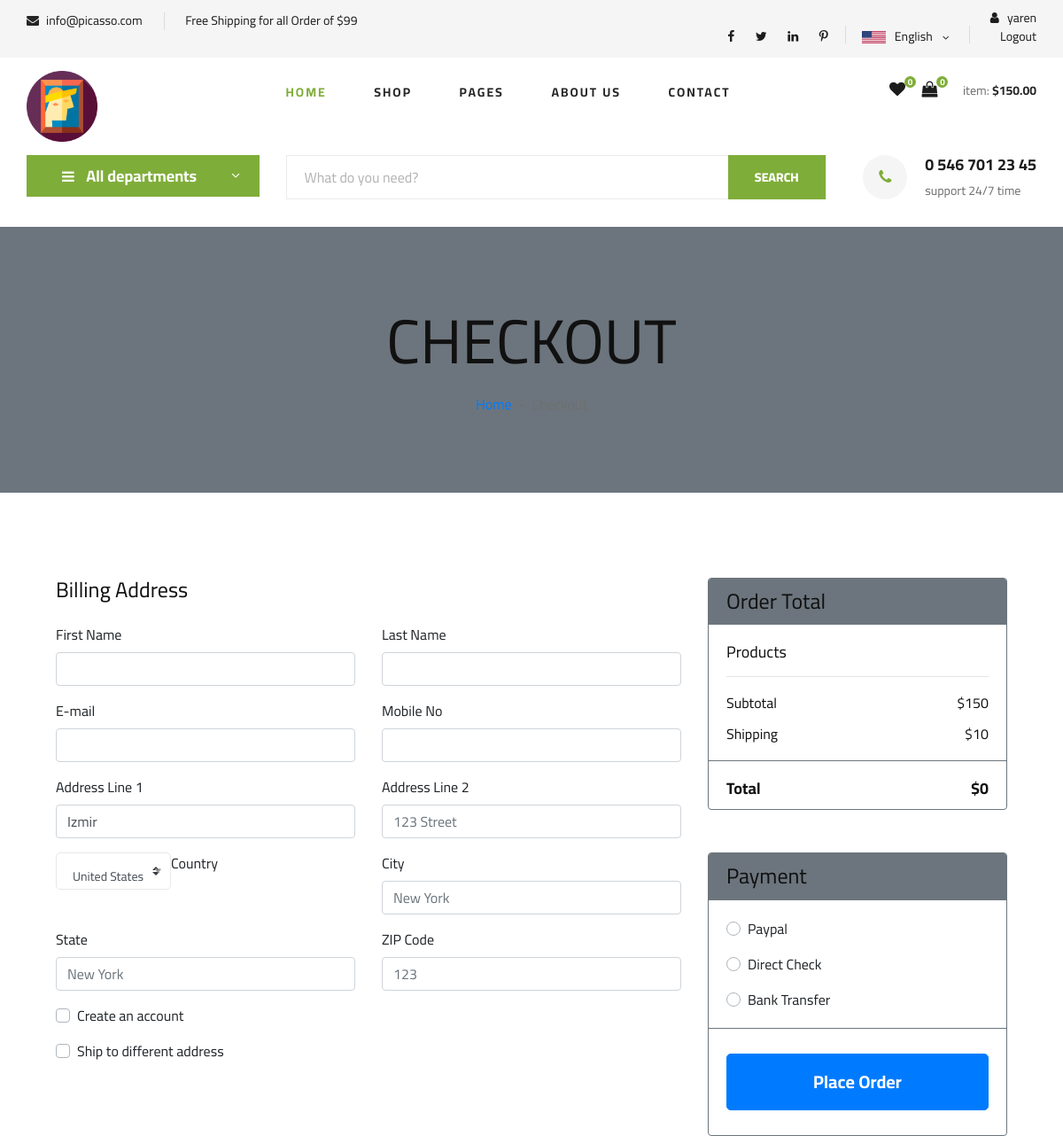
/order/orderproduct/ (signed in, upper part), run on an earlier commit of the app's database.
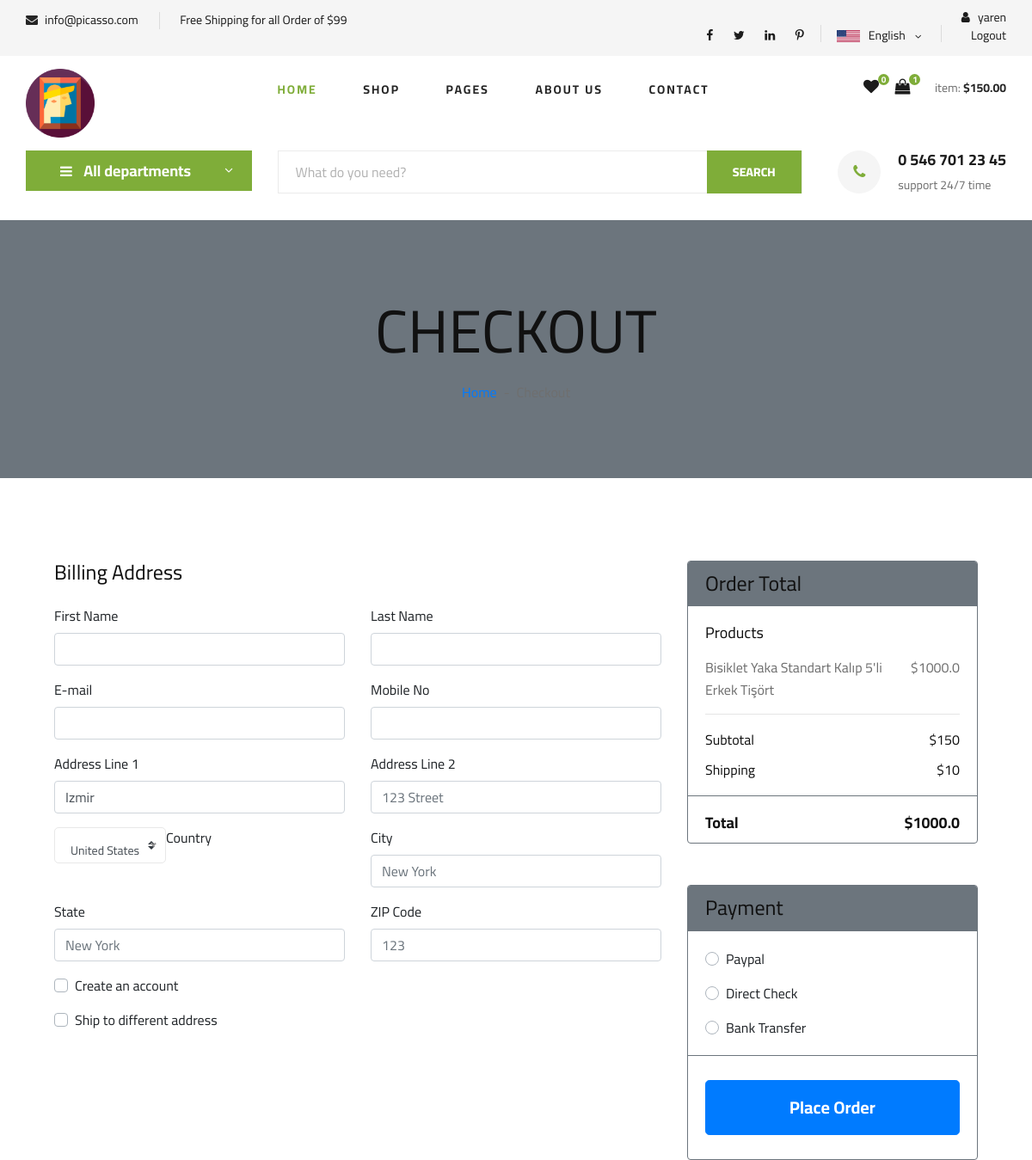
And on a later commit of the database.
### order/models.py (models this page shows)
class ShopCart(models.Model):
    user = models.ForeignKey(User, on_delete=models.SET_NULL, null=True)
    product = models.ForeignKey(Product, on_delete=models.SET_NULL, null=True)
    quantity = models.IntegerField(default=0)
    def __str__(self):
        return self.product.title
    @property
    def price(self):
        return (self.product.price)
    @property
    def amount(self):
        return (self.quantity * self.product.price)

### product/models.py (models this page shows, shortened)
class Product(models.Model):
    STATUS=( ('True','Evet'),('False','Hayir'))
    product_category = models.ForeignKey(
        Category,
        on_delete=models.CASCADE,
        related_name='products'  # İlişkili ürünleri çağırmak için kullanılır
    )#her ürün bir kategoriye ait olacak.
    user =models.ForeignKey(User,on_delete = models.CASCADE)
    title=models.CharField(max_length=75)
    keywords=models.CharField(blank=True,max_length=300)
    description=models.CharField(blank=True,max_length=300)
    image=models.ImageField(blank=True,upload_to='images/')
    price=models.FloatField()
    amount=models.IntegerField(default=0)
    detail=RichTextUploadingField()
    status=models.CharField(max_length=10,choices=STATUS,default='False')
    create_at=models.DateTimeField(auto_now_add=True)
    update_at=models.DateTimeField(auto_now=True)
    slug=models.SlugField(null=False,unique=True)
    viewcount=models.IntegerField(default=0)
    def thumbnail(self):
        if self.image:
            return mark_safe('<img src="{}" width="50"/>'.format(self.image.url))
        return "No Image"
    thumbnail.short_description = 'Image' #bu sütunun başlığı olarak "Image" metni gösterilir.
    def image_preview(self):
        if self.image:
            return format_html('<img src="{}" style="width: 300px; height: auto;" />', self.image.url)
        return '-'
    image_preview.short_description = 'Current Image'

### order/views.py (the view, shortened to what this page needs)
# urls.py: path('orderproduct/', views.orderproduct, name='orderproduct'),
def orderproduct(request):
    current_user = request.user
    shopcart = ShopCart.objects.filter(user_id=current_user.id)
    total = 0 #fatura
    for rs in shopcart:
        total += rs.price * rs.quantity
    user_instance = current_user
    profile = UserProfile.objects.get(user=user_instance)
    form = OrderForm()
    context = {'shopcart': shopcart,
               'total': total,
               'form': form,
               'profile': profile,
               }
    return render(request, 'order_form.html', context)

### order/forms.py
class OrderForm(ModelForm):
    class Meta:
        model = Order
        fields = ['first_name', 'last_name', 'address', 'phone', 'city', 'country']

### home/context_processors.py (called while the page is built)
def global_settings(request):
    settings = Settings.objects.get(pk=1)
    return {
        'settings': settings
    }

### myProject/context_processors.py (called while the page is built)
def favori_check(request):
    if request.user.is_authenticated:
        request.session['favori_items'] = (AddFavourite.objects.filter(user_id = request.user.id).count())
        request.session['cart_items'] = ShopCart.objects.filter(user_id=request.user.id).count()
        return {'favori_itemss': request.session['favori_items'],'cart_items':request.session['cart_items']}
    else:
        request.session['favori_items'] = 0
        return {'favori_itemss': request.session['favori_items']}

### product/context_processors.py (called while the page is built)
def categories(request):
    categories = Category.objects.all()
    if categories :
       return {'categories': categories}
    else:
        return dict()

### templates/order_form.html (shortened to what the changed rows need)
{% extends 'home.html' %}
{% block body %}
    <div class="container-fluid bg-secondary mb-5">
        <div class="d-flex flex-column align-items-center justify-content-center" style="min-height: 300px">
            <h1 class="font-weight-semi-bold text-uppercase mb-3">Checkout</h1>
        </div>
    </div>
<form action="" method="post">
    <div class="container-fluid pt-5">
        <div class="row px-xl-5">
            <div class="col-lg-4">
                <div class="card border-secondary mb-5">
                    <div class="card-body">
                        {% for urun in shopcart %}
                        <div class="d-flex justify-content-between">
                            <p>{{  urun}}</p>
                            <p>${{  urun.amount }}</p>
                        </div>
                        {%  endfor %}
                    </div>
                    <div class="card-footer border-secondary bg-transparent">
                        <div class="d-flex justify-content-between mt-2">
                            <h5 class="font-weight-bold">Total</h5>
                            <h5 class="font-weight-bold">${{ total }}</h5>
                        </div>
                    </div>
                </div>
            </div>
        </div>
    </div>
</form>
{% endblock %}

### templates/header.html (shortened to what this page needs)
{% load static %}
<header class="header">
    <div class="header__top">
        <div class="container">
            <div class="row">
                <div class="col-lg-6 col-md-6">
                    <div class="header__top__left">
                        <ul>
                            <li><i class="fa fa-envelope"></i>  {{settings.email}}</li>
                            <li>Free Shipping for all Order of $99</li>
                        </ul>
                    </div>
                </div>
                <div class="col-lg-6 col-md-6">
                    <div class="header__top__right">
                        <div class="header__top__right__social">
                            <a href="#"><i class="fa fa-facebook"></i></a>
                            <a href="#"><i class="fa fa-twitter"></i></a>
                            <a href="#"><i class="fa fa-linkedin"></i></a>
                            <a href="#"><i class="fa fa-pinterest-p"></i></a>
                        </div>
                        <div class="header__top__right__language">
                            <img src="{% static  'img/language.png'%}" alt="">
                            <div>English</div>
                            <span class="arrow_carrot-down"></span>
                        </div>
                        <div class="header__top__right__auth">
                            {% if user.id is not None %}
                            <a href="{% url 'user_profile'%}"><i class="fa fa-user"></i> {{user.username}}</a>
                            <a href="{% url 'user_logout'%}"></i> Logout</a>
                           {% else %}
                           <a href="{% url 'user_login'%}"><i class="fa fa-user"></i> Login</a>
                           <a href="{% url 'user_register'%}"></i> Register</a>
                 </div>
                 {% endif %}
             </div>
                        </div>
                    </div>
                </div>
            </div>
        </div>
    <div class="container">
        <div class="row">
            <div class="col-lg-3">
                <div class="header__logo">
                    <a href="./index.html"><img src="{% static  'img/picasso_icon.ico'%}" width="80" alt=""></a>
                </div>
            </div>
            <div class="col-lg-6">
                <nav class="header__menu">
                    <ul>
                        <li class="active"><a href="{% url 'index'%}">Home</a></li>
                        <li><a href="{% url 'search' %}">Shop</a></li>
                        <li><a href="#">Pages</a>
                        </li>
                        <li><a href="{%url 'aboutus' %}">About Us</a></li>
                        <li><a href="{%url 'iletisim' %}">Contact</a></li>
                    </ul>
                </nav>
            </div>
            <div class="col-lg-3">
                <div class="header__cart">
                    <ul>
                        <li><a href="/order/favorites"><i class="fa fa-heart"></i> <span>{{request.session.favori_items}}</span>
                        </a>
                    </li>
                        <li><a href="/order/shopcart"><i class="fa fa-shopping-bag"></i> <span>{{request.session.cart_items}}</span>
                        </a>
                    </li>
                    </ul>
                    <div class="header__cart__price">item: <span>$150.00</span></div>
                </div>
            </div>
        </div>
    </div>
</header>

What changed in the data, as far as the page shows it:
added ShopCart: product.title "Bisiklet Yaka Standart Kalıp 5'li Erkek Tişört", amount "1000.0"
Also different on the page:
{{ request.session.cart_items }}: "0" → "1"
{{ total }}: "0" → "1000.0"
